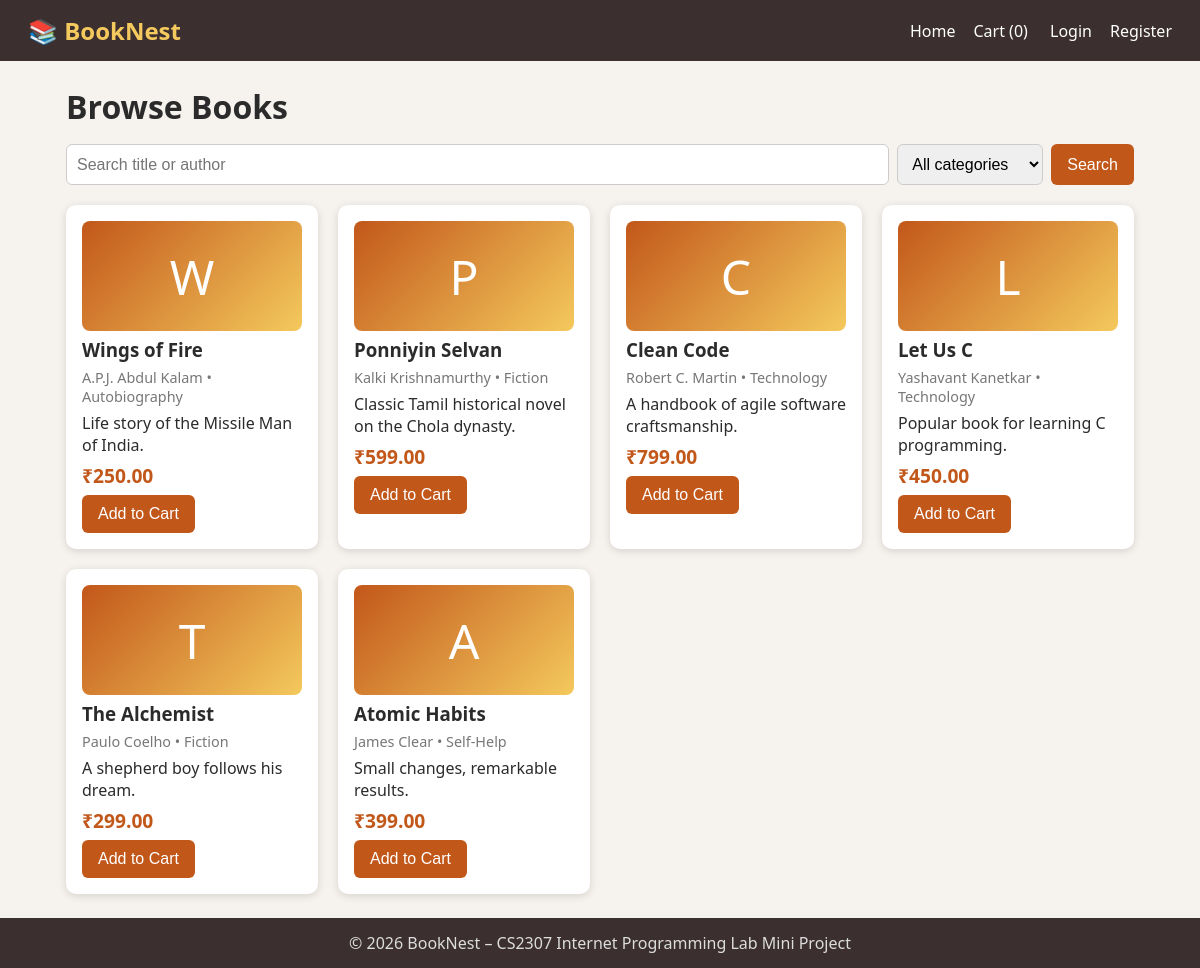
The page / on the database its author committed.
### tables this page shows
CREATE TABLE books(id INT AUTO_INCREMENT PRIMARY KEY,title VARCHAR(150) NOT NULL,author VARCHAR(100) NOT NULL,category VARCHAR(50),price DECIMAL(8,2) NOT NULL,stock INT DEFAULT 10,description TEXT);

### config.php (called while the page is built, shortened)
<?php
function e($s){ return htmlspecialchars($s, ENT_QUOTES); }

### index.php (the view)
<?php require 'config.php'; $title='Home – BookNest';
$q = '%'.($_GET['q'] ?? '').'%'; $cat = $_GET['cat'] ?? '';
if($cat){ $s=$conn->prepare("SELECT * FROM books WHERE (title LIKE ? OR author LIKE ?) AND category=?"); $s->bind_param('sss',$q,$q,$cat); }
else { $s=$conn->prepare("SELECT * FROM books WHERE title LIKE ? OR author LIKE ?"); $s->bind_param('ss',$q,$q); }
$s->execute(); $books=$s->get_result();
$cats=$conn->query("SELECT DISTINCT category FROM books");
include 'includes/header.php'; ?>
<h1>Browse Books</h1>
<form class="search" method="get"><input name="q" placeholder="Search title or author" value="<?= e($_GET['q'] ?? '') ?>">
<select name="cat"><option value="">All categories</option>
<?php while($c=$cats->fetch_assoc()): ?><option <?= $cat==$c['category']?'selected':'' ?>><?= e($c['category']) ?></option><?php endwhile; ?></select>
<button>Search</button></form>
<div class="grid">
<?php while($b=$books->fetch_assoc()): ?>
<div class="card"><div class="cover"><?= e(mb_substr($b['title'],0,1)) ?></div>
<h3><?= e($b['title']) ?></h3><p class="muted"><?= e($b['author']) ?> • <?= e($b['category']) ?></p>
<p><?= e($b['description']) ?></p><p class="price">₹<?= number_format($b['price'],2) ?></p>
<?php if($b['stock']>0): ?><form method="post" action="cart.php"><input type="hidden" name="action" value="add"><input type="hidden" name="id" value="<?= $b['id'] ?>"><button>Add to Cart</button></form>
<?php else: ?><span class="muted">Out of stock</span><?php endif; ?></div>
<?php endwhile; ?></div>
<?php include 'includes/footer.php'; ?>

### header.php (shortened to what this page needs)
<?php $cnt = isset($_SESSION['cart']) ? array_sum($_SESSION['cart']) : 0; ?>
<!DOCTYPE html><html lang="en"><head><meta charset="UTF-8">
<link rel="stylesheet" href="css/style.css"><script src="js/script.js" defer></script></head><body>
<header><a class="logo" href="index.php">📚 BookNest</a>
<nav><a href="index.php">Home</a><a href="cart.php">Cart (<?= $cnt ?>)</a>
<?php if(isset($_SESSION['uid'])): ?>
<a href="orders.php">My Orders</a>
<?php if($_SESSION['role']=='admin'): ?><a href="admin.php">Admin</a><?php endif; ?>
<a href="logout.php">Logout (<?= e($_SESSION['name']) ?>)</a>
<?php else: ?><a href="login.php">Login</a><a href="register.php">Register</a><?php endif; ?>
</nav></header><main>

### footer.php
</main><footer>© 2026 BookNest – CS2307 Internet Programming Lab Mini Project</footer></body></html>

### style.css (style rules this page uses)
* { box-sizing:border-box;margin:0;padding:0 }
body { font-family:'Segoe UI',Arial,sans-serif;background:#f6f3ee;color:#2b2b2b;min-height:100vh;display:flex;flex-direction:column }
header { background:#3b2f2f;display:flex;justify-content:space-between;align-items:center;padding:14px 28px;flex-wrap:wrap }
.logo { color:#f4c95d;font-size:1.5rem;font-weight:700;text-decoration:none }
nav a { color:#fff;margin-left:18px;text-decoration:none }
main { flex:1;max-width:1100px;width:100%;margin:24px auto;padding:0 16px }
h1 { margin-bottom:16px }
.search { display:flex;gap:8px;margin-bottom:20px;flex-wrap:wrap }
input,select,textarea { padding:10px;border:1px solid #ccc;border-radius:6px;font-size:1rem }
.search input { flex:1;min-width:180px }
button,.btn { background:#c2571a;color:#fff;border:0;padding:10px 16px;border-radius:6px;cursor:pointer;text-decoration:none;display:inline-block;font-size:1rem }
.grid { display:grid;grid-template-columns:repeat(auto-fill,minmax(240px,1fr));gap:20px }
.card { background:#fff;border-radius:10px;padding:16px;box-shadow:0 2px 8px #0002;display:flex;flex-direction:column;gap:6px;transition:transform .2s }
.cover { height:110px;background:linear-gradient(135deg,#c2571a,#f4c95d);color:#fff;font-size:3rem;display:flex;align-items:center;justify-content:center;border-radius:8px }
.muted { color:#777;font-size:.9rem }
.price { font-weight:700;color:#c2571a;font-size:1.2rem }
footer { background:#3b2f2f;color:#ddd;text-align:center;padding:14px }

### rows shown on the page
books: title "W", title "Wings of Fire", author "A.P.J. Abdul Kalam", category "Autobiography", description "Life story of the Missile Man of India.", price "250.00"
books: title "P", title "Ponniyin Selvan", author "Kalki Krishnamurthy", category "Fiction", description "Classic Tamil historical novel on the Chola dynasty.", price "599.00"
books: title "C", title "Clean Code", author "Robert C. Martin", category "Technology", description "A handbook of agile software craftsmanship.", price "799.00"
books: title "L", title "Let Us C", author "Yashavant Kanetkar", category "Technology", description "Popular book for learning C programming.", price "450.00"
books: title "T", title "The Alchemist", author "Paulo Coelho", category "Fiction", description "A shepherd boy follows his dream.", price "299.00"
books: title "A", title "Atomic Habits", author "James Clear", category "Self-Help", description "Small changes, remarkable results.", price "399.00"

### other values the page prints
$cnt "0"
